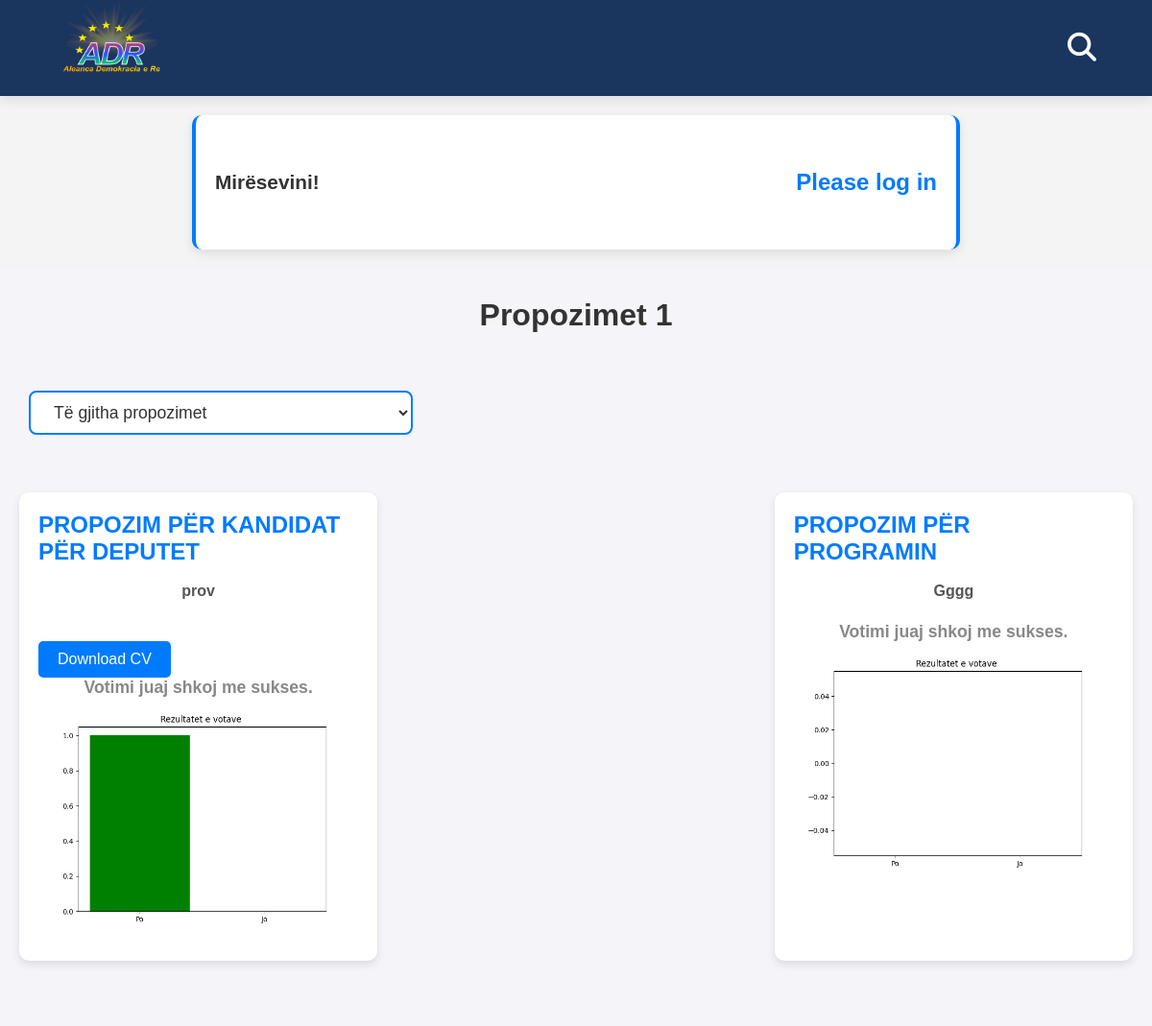
The page /propozimet-per-aprovim/ on the database as committed earlier.
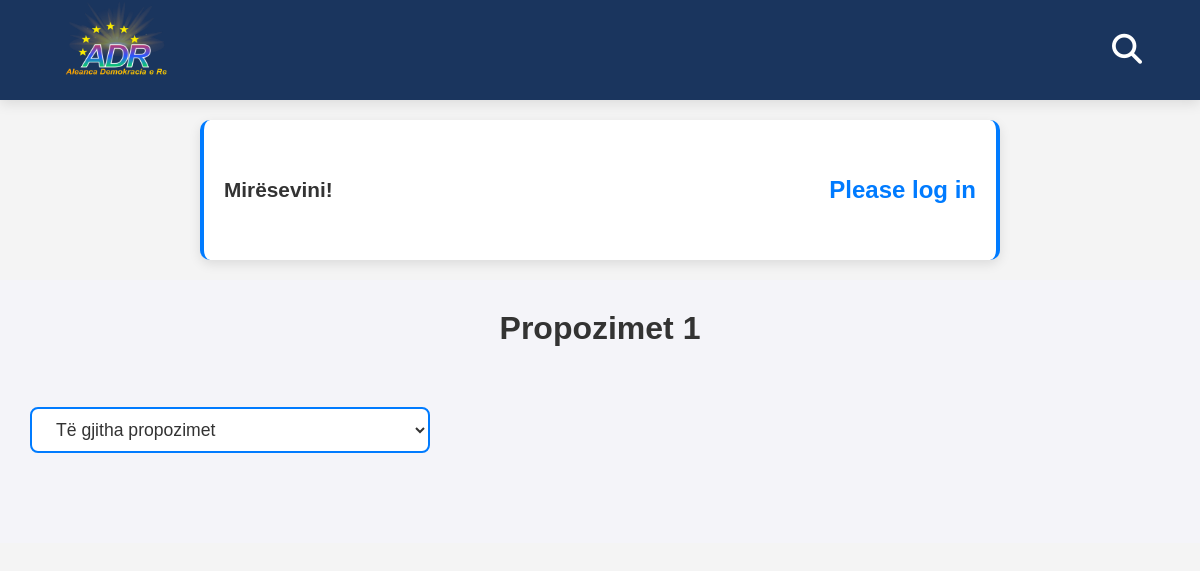
The same page on the database as committed later.
### adrApp/models.py (models this page shows, shortened)
class Propozimet(models.Model):
    CATEGORY_CHOICES = [
        ('option1', 'Propozim për kandidat për deputet'),
        ('option2', 'Propozim për programin'),
        ('option3', 'Propozim për evente'),
        ('option4', 'Propozim për kandidatët e organigramës'),
    ]
    user = models.ForeignKey('Anetaret', on_delete=models.CASCADE)
    text = models.TextField()
    category = models.CharField(max_length=50, choices=CATEGORY_CHOICES)
    cv = models.FileField(upload_to='cv_uploads/', blank=True, null=True)
    created_at = models.DateTimeField(auto_now_add=True)
    class Meta:
        ordering = ['-created_at']

### adrApp/decorators.py (the view, shortened to what this page needs)
    def _wrapped_view(request, *args, **kwargs):
        return view_func(request, *args, **kwargs)

### adrApp/templates/propozimet1.html (shortened to what this page needs)
<!DOCTYPE html>
{% extends 'base/index.html' %}
{% load static %}
{% block content %}
<section class="propozimet1-card">
    <h2>Propozimet 1</h2>
    <form method="GET" action="{% url 'propozimet1' %}">
        <div class="dropdown-container-propozimet1">
            <select id="dropdown-propozimet1" name="category" class="dropdown-propozimet1" onchange="this.form.submit()">
                <option value="">Të gjitha propozimet</option>
            </select>
        </div>
    </form>
    <div class="container">
        {% for propozim in propozimet_list %}
            <div class="card">
                <div class="card-body">
                    <h5 class="card-title">{{ propozim.get_category_display }}</h5>
                    <p class="card-text">{{ propozim.text }}</p>
                    {% if propozim.cv %}
                        <a href="{{ propozim.cv.url }}" class="btn btn-primary" target="_blank" style="text-decoration: none;">Download CV</a>
                    {% endif %}
                    {% if propozim.can_vote %}
                    <p>Koha për të votuar: <span id="time-left-{{ propozim.id }}">{{ propozim.time_left_seconds|floatformat:0 }}</span> sekonda</p>
                    <form method="post">
                        {% csrf_token %}
                        <input type="hidden" name="propozim_id" value="{{ propozim.id }}">
                        <label for="po_jo_{{ propozim.id }}">A jeni dakort për këtë propozim?</label>
                        <div>
                            <label>
                                <input type="radio" name="agree_{{ propozim.id }}" value="Po" required> Po
                            </label>
                            <label>
                                <input type="radio" name="agree_{{ propozim.id }}" value="Jo" required> Jo
                            </label>
                        </div>
                        <button type="submit" class="btn btn-success">Dërgo</button>
                    </form>
                {% else %}
                    <p>Votimi juaj shkoj me sukses.</p>
                {% endif %}
                    {% if propozim.vote_chart %}
                        <div class="vote-chart">
                            <img alt="Rezultatet e votave" style="width: 100%;">
                        </div>
                    {% elif not propozim.vote_submitted %}
                        <p>Nuk ka asnjë votë për këtë propozim ende.</p>
                    {% endif %}
                </div>
            </div>
            <br>
        {% endfor %}
    </div>
</section>
{% endblock %}

### adrApp/templates/base/index.html (shortened to what this page needs)
<!DOCTYPE html>
{% load static %}
<html lang="en">
<head>
    <link rel="stylesheet" href="https://cdnjs.cloudflare.com/ajax/libs/font-awesome/6.7.2/css/all.min.css" />
    <link rel="stylesheet" href="{% static 'css/style.css' %}">
</head>
<body>
    {% include 'base/header.html' %}
    {% block content %}
    {% endblock %}
</body>
</html>

### adrApp/templates/base/header.html (shortened to what this page needs)
{% load static %}
<header>
    <div class="header-container">
        <div class="logo">
            <a href="{% url 'home' %}"><img src="{% static 'img/ADR_logo.png'%}" alt="" ></a>
        </div>
        <div class="dropdown">
            <button class="dropdown-btn" onclick="toggleDropdown()"><i class="fa-solid fa-magnifying-glass"></i></button>
        </div>
    </div>
  </header>
  <div class="banner">
    <span class="welcome-text">Mirësevini!</span>
    {% if user %}
        <span class="name">{{ user.emer }} {{ user.mbiemer }}</span>
        {% if user.roli_anetarit %}
            <h4><span class="name-roli">Roli:</span> {{ user.roli_anetarit }}</h4>
        {% endif %}
        <h4><span class="name-roli">Statusi:</span> {{ user.status_i_kartës }}</h4>
        {% if user.status_i_kartës == 'I heshtur' %}
        {% endif %}
    {% else %}
        <span class="name">Please log in</span>
    {% endif %}
</div>

### adrApp/static/css/style.css (style rules this page uses)
* { margin: 0; padding: 0; box-sizing: border-box; }
body { margin: 0; font-family: 'Poppins', sans-serif; background-color: #f4f4f4; }
header { background: #1A355E; color: white; padding: 20px 0; box-shadow: 0 4px 12px rgba(0, 0, 0, 0.1); position: sticky; top: 0; z-index: 10; }
.header-container { display: flex; justify-content: space-between; align-items: center; max-width: 100%; padding: 0 40px; font-family: 'Roboto', sans-serif; height: 60px; }
.logo img { margin-top: 15px; width: 250px; height: 150px; margin-left: -50px; }
.dropdown { position: relative; transition: transform 0.3s ease-in-out; }
.dropdown-btn { background-color: transparent; color: white; border: none; font-size: 30px; cursor: pointer; padding: 12px 18px; border-radius: 50%; transition: background-color 0.3s, transform 0.3s ease-in-out; }
.banner { width: 90%; max-width: 800px; background-color: white; padding: 20px; border-radius: 10px; box-shadow: 0 4px 12px rgba(0, 0, 0, 0.1); margin: 20px auto; display: flex; justify-content: space-between; align-items: center; border-left: 4px solid #007bff; border-right: 4px solid #007bff; height: 140px; }
.welcome-text { font-size: 1.3rem; font-weight: 600; color: #333; }
.name { font-size: 1.5rem; font-weight: bold; color: #007bff; }
.propozimet1-card { font-family: Arial, sans-serif; background-color: #f4f4f9; padding: 30px 0; }
.propozimet1-card h2 { text-align: center; font-size: 2rem; color: #333; margin-bottom: 30px; transition: all 0.3s ease; }
.propozimet1-card form { display: flex; flex-direction: column; gap: 15px; margin-top: 20px; }
.propozimet1-card form div { display: flex; gap: 15px; align-items: center; }
.propozimet1-card h2 { animation: fadeIn 1.5s ease-in-out; }
.propozimet1-card .dropdown-container-propozimet1 { margin-bottom: 30px; text-align: center; animation: fadeIn 1s ease-out; }
.propozimet1-card .dropdown-container-propozimet1 .dropdown-propozimet1 option { font-size: 0.9rem; padding: 10px; background-color: #fff; color: #333; transition: background-color 0.3s ease, color 0.3s ease; width: 150px; }
.propozimet1-card .dropdown-container-propozimet1 .dropdown-propozimet1 option:checked { background-color: #28a745; color: #fff; font-weight: bold; }
.propozimet1-card .dropdown-container-propozimet1 .dropdown-propozimet1 { font-size: 1.1rem; padding: 10px 20px; border-radius: 8px; border: 2px solid #007bff; background-color: #fff; color: #333; width: 100%; max-width: 400px; cursor: pointer; transition: all 0.3s ease; margin: 30px; }
h2 { text-align: center; font-size: 2rem; font-weight: bold; margin-bottom: 20px; color: #0069d9; }
html { scroll-behavior: smooth; }
.login input, button { transition: 0.3s ease-in-out; }

Rows that differ between the two databases and show on the page:
removed Propozimet: category "PROPOZIM PËR KANDIDAT PËR DEPUTET", text "prov", shows "Votimi juaj shkoj me sukses."
removed Propozimet: category "PROPOZIM PËR PROGRAMIN", text "Gggg", shows "Votimi juaj shkoj me sukses."
